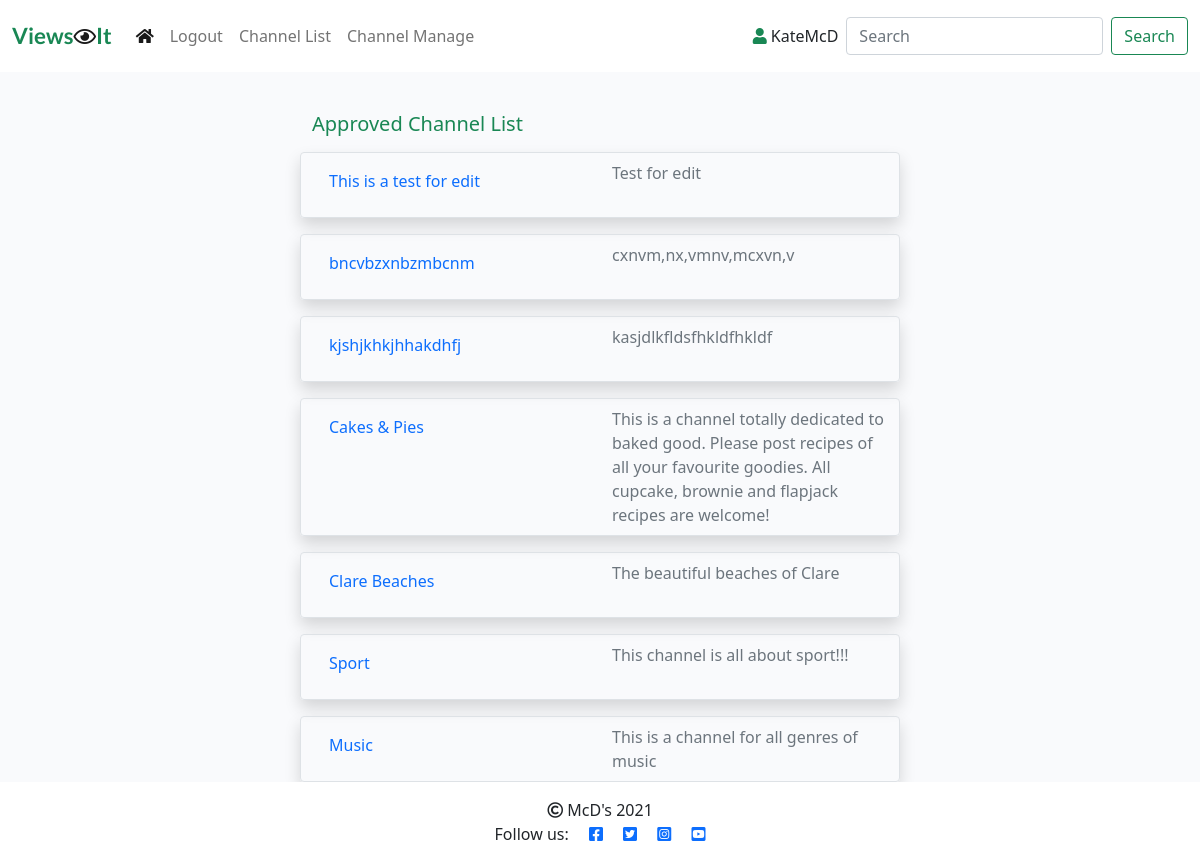
/channel_list/ (signed in), run on the app's committed database.
### viewsit_app/models.py (models this page shows, shortened)
class Channel(models.Model):
    topic = models.CharField(max_length=50)
    topic_url = models.SlugField(max_length=50, unique=True)
    description = models.CharField(max_length=200)
    author = models.ForeignKey(User, on_delete=models.CASCADE,
                               related_name="channels")
    created_on = models.DateTimeField(auto_now_add=True)
    updated_on = models.DateTimeField(auto_now=True)
    status = models.IntegerField(choices=STATUS, default=0)
    class Meta:
        ordering = ['-created_on']

### viewsit_app/views.py (the view)
# urls.py: path('channel_list/', views.ChannelList.as_view(), name='channel_list'),
class ChannelList(generic.ListView):
    model = Channel
    queryset = Channel.objects.filter(status=1).order_by("-created_on")
    template_name = "channel_list.html"

### templates/channel_list.html (shortened to what this page needs)
{% extends "base.html" %}
{% block content %}
<div class="container-fluid">
    <div class="row">
        <div class="col-sm-6 mt-3 offset-md-3">
            <h5 class="mt-3 text-success">Approved Channel List</h5>
            {% for channel in channel_list %}
                <div class="row border rounded shadow mt-3">
                    <div class="col mt-2 mb-2" ><a class="nav-link" href="{% url 'channel_view' slug=channel.topic_url %}"><p class="card-title">{{ channel.topic }}</p></a> </div>
                    <div class="col card-text text-muted mt-2 mb-2">{{ channel.description }}</div>
                </div>
            {% empty %}
                <div><h4>There are no channels available.</h4></div>
            {% endfor %}
        </div>
    </div>
</div>
{%endblock%}

### templates/base.html (shortened to what this page needs)
{% load static %}
<!DOCTYPE html>
<html class="h-100" lang="en">
<head>
    <link rel="stylesheet" href="https://cdnjs.cloudflare.com/ajax/libs/font-awesome/5.15.3/css/all.min.css">
    <link href="https://cdn.jsdelivr.net/npm/bootstrap@5.0.1/dist/css/bootstrap.min.css" rel="stylesheet"
>
    <link href="https://cdn.jsdelivr.net/npm/summernote@0.8.18/dist/summernote.min.css" rel="stylesheet">
    <link rel="stylesheet" href="{% static 'css/style.css' %}">
</head>
<body class="d-flex flex-column h-100 main-bg">
    <nav class="navbar navbar-expand-lg navbar-light fixed-top bg-white">
        <div class="container-fluid">
            <a class="navbar-brand" href="{% url 'home' %}"><span class="brand text-success">
                Views</span><i class="far fa-eye"></i><span class=" brand text-success">It</span></a>
            <div class="collapse navbar-collapse" id="navbarText">
                <ul class="navbar-nav me-auto mb-2 mb-lg-0">
                    <li class="nav-item">
                        <a class="nav-link active" aria-current="page" href="{% url 'channel_view_all' %}"><i class="fas fa-home"></i></a>
                    </li>
                    {% if user.is_authenticated %}
                    <li class="nav-item">
                        <a class="nav-link" href="{% url 'logout_user' %}">Logout</a>
                    </li>
                    {% endif %}
                    <li class="nav-item">
                        <a class="nav-link" href="{% url 'channel_list' %}">Channel List</a>
                    </li>
                    {% if user.is_authenticated and not "channel_manage" in request.path %}
                    <li class="nav-item">
                        <a class="nav-link" href="{% url 'channel_manage' %}">Channel Manage</a>
                    </li>
                    {% endif %}
                </ul>
                {% if user.is_authenticated %}
                    <p class="nav-item muted-text mt-3 me-2" id="navbarText"><i class="fas fa-user text-success"></i> {{ user }}</p>
                {% endif %}
                {% if not search_place_holder and not channel_topic_url%}
                    <span class="navbar-nav ml-auto mr-auto">
                        <form class="d-flex" action="{% url 'channel_view_search' %}" method="get">
                            <input class="form-control me-2" type="search" placeholder="Search" aria-label="Search" name="search_string">
                            <button class="btn btn-outline-success" type="submit">Search</button>
                        </form>
                    </span>
                {% endif %}
            </div>
        </div>
    </nav>
    <main class="flex-shrink-0 main-bg">
        {% block content %}
        {% endblock content %}
    </main>
   <footer class="footer mt-auto py-3 bg-white">
        <p class="m-0 text-center"><i class="far fa-copyright"></i>    McD's 2021</p>
        <p class="m-0 text-center"> Follow us:
            <a href="https://facebook.com" target="_blank" rel="no-opener" ><i class="fab fa-facebook-square ms-3"></i></a>
            <a href="https://twitter.com" target="_blank" rel="no-opener" ><i class="fab fa-twitter-square ms-3"></i></a>
            <a href="https://instagram.com" target="_blank" rel="no-opener" ><i class="fab fa-instagram-square ms-3"></i></a>
            <a href="https://youtube.com" target="_blank" rel="no-opener" ><i class="fab fa-youtube-square ms-3"></i></a>
        </p>
    </footer>
</body>
</html>

### static/css/style.css (style rules this page uses)
body { padding-top: 80px; }
.brand { font-family: Lato, sans-serif; font-size: 1.4rem; font-weight: 700; color: #4A4A4F; }
.main-bg { background-color: #F9FAFC; }

### data on the page
Channel: topic "This is a test for edit", description "Test for edit"
Channel: topic "bncvbzxnbzmbcnm", description "cxnvm,nx,vmnv,mcxvn,v"
Channel: topic "kjshjkhkjhhakdhfj", description "kasjdlkfldsfhkldfhkldf"
Channel: topic "Cakes & Pies", description "This is a channel totally dedicated to baked good. Please post recipes of all your favourite goodies. All cupcake, brownie and flapjack recipes are welcome!"
Channel: topic "Clare Beaches", description "The beautiful beaches of Clare"
Channel: topic "Sport", description "This channel is all about sport!!!"
Channel: topic "Music", description "This is a channel for all genres of music"

### other printed values
{{ user }} "KateMcD"
